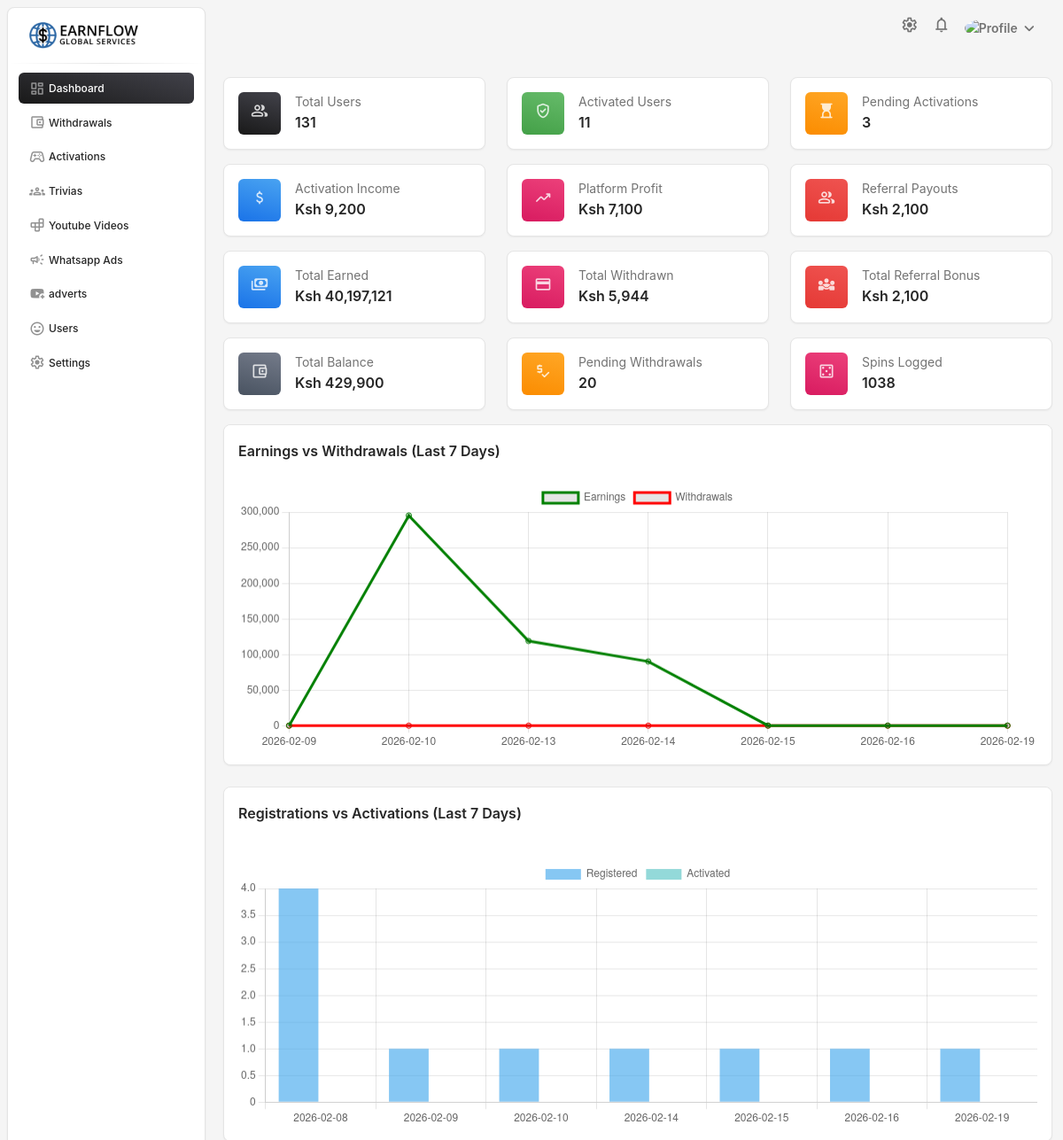
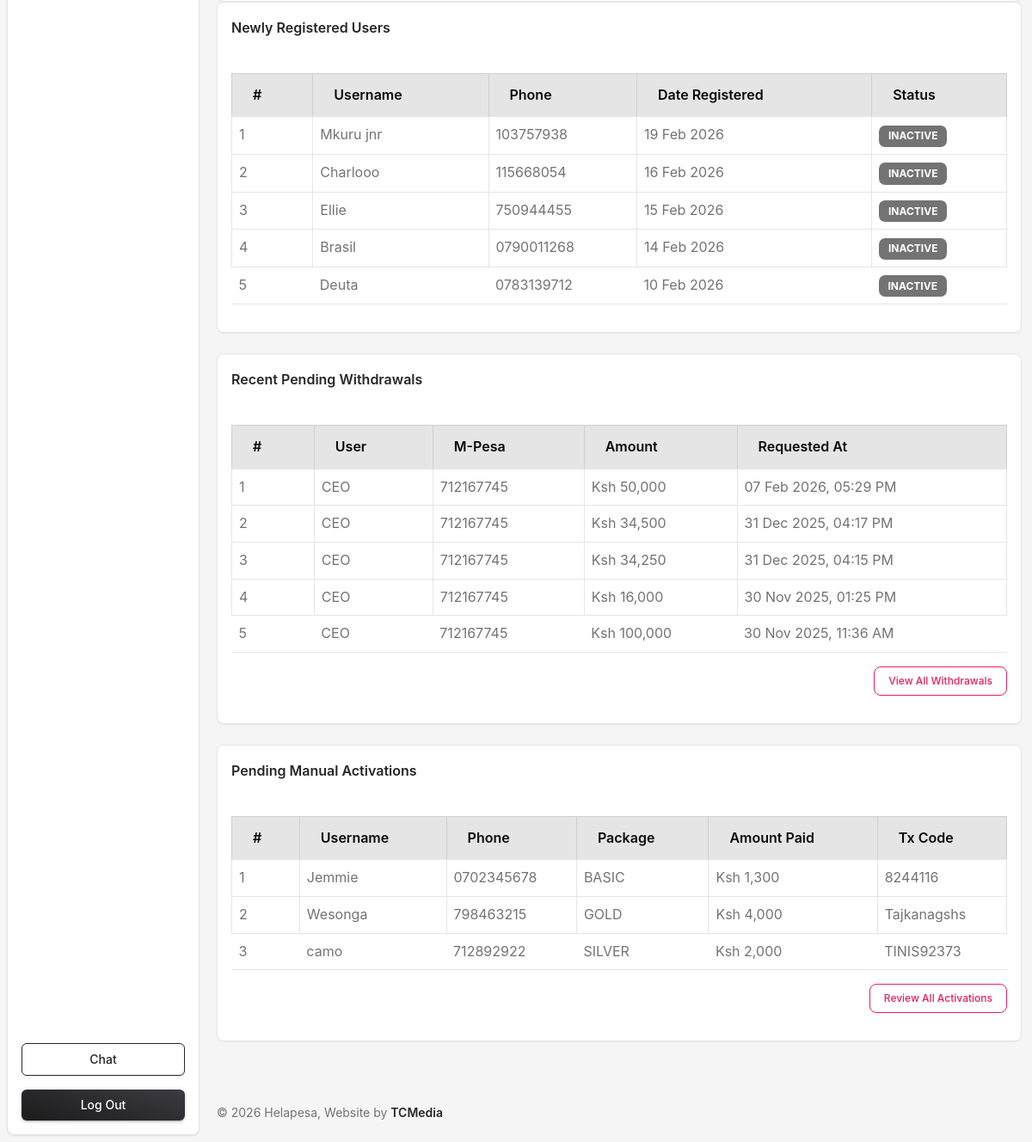
Screenshot of /admin.earnflowservices.com/pages/index.php (signed in) with the database file from the repository (2 pictures, top to bottom).
### tables this page shows
CREATE TABLE `users` (
  `id` int(11) UNSIGNED NOT NULL,
  `username` varchar(255) NOT NULL,
  `phone` varchar(15) NOT NULL,
  `email` varchar(100) NOT NULL,
  `password` varchar(255) NOT NULL,
  `country` varchar(100) NOT NULL,
  `referred_by` varchar(255) DEFAULT NULL,
  `commission` decimal(10,2) NOT NULL,
  `is_active` tinyint(4) DEFAULT 0,
  `package` varchar(100) DEFAULT NULL,
  `transaction_code` varchar(50) DEFAULT NULL,
  `pay_method` enum('manual','automatic') DEFAULT 'automatic',
  `amount_paid` decimal(10,2) NOT NULL,
  `created_on` datetime NOT NULL DEFAULT current_timestamp(),
  `activated_at` datetime DEFAULT NULL,
  `balance` decimal(10,2) NOT NULL DEFAULT 0.00,
  `profile_picture` varchar(255) DEFAULT NULL,
  `verification_token` varchar(255) DEFAULT NULL,
  `is_verified` tinyint(1) DEFAULT 0
);

CREATE TABLE `withdrawals` (
  `id` int(11) UNSIGNED NOT NULL,
  `user_id` int(11) UNSIGNED NOT NULL,
  `mpesa_number` varchar(20) DEFAULT NULL,
  `amount` decimal(10,2) NOT NULL,
  `status` enum('pending','approved','rejected','') NOT NULL DEFAULT 'pending',
  `requested_at` datetime NOT NULL DEFAULT current_timestamp(),
  `processed_at` datetime DEFAULT NULL,
  `processed_by` int(11) DEFAULT NULL,
  `description` varchar(255) NOT NULL
);

### admin.earnflowservices.com/pages/index.php (the view, shortened to what this page needs)
<?php
require_once '../includes/header.php';
$totalUsers = $conn->query("SELECT COUNT(*) AS total FROM users")->fetch_assoc()['total'];
$totalActivated = $conn->query("SELECT COUNT(*) AS total FROM users WHERE is_active = 1")->fetch_assoc()['total'];
$pendingActivations = $conn->query("SELECT COUNT(*) AS total FROM users WHERE is_active = 0 AND amount_paid > 0")->fetch_assoc()['total'];
$totalUserBalance = $conn->query("SELECT SUM(balance) AS total FROM users")->fetch_assoc()['total'] ?? 0;
$totalEarned = $conn->query("SELECT SUM(amount) AS total FROM transactions WHERE type = 'earn'")->fetch_assoc()['total'] ?? 0;
$totalWithdrawn = $conn->query("SELECT SUM(amount) AS total FROM transactions WHERE type = 'withdraw'")->fetch_assoc()['total'] ?? 0;
$totalReferral = $conn->query("SELECT SUM(bonus_amount) AS total FROM referals")->fetch_assoc()['total'] ?? 0;
$pendingWithdrawals = $conn->query("SELECT COUNT(*) AS total FROM withdrawals WHERE status = 'pending'")->fetch_assoc()['total'];
$spins = $conn->query("SELECT COUNT(*) AS total FROM game_history")->fetch_assoc()['total'] ?? 0;
$activationIncome = $conn->query("SELECT SUM(amount_paid) AS total FROM users WHERE is_active = 1")->fetch_assoc()['total'] ?? 0;
$referralPayout = $conn->query("SELECT SUM(bonus_amount) AS total FROM referals")->fetch_assoc()['total'] ?? 0;
$platformProfit = $activationIncome - $referralPayout;
$growthData = $conn->query("
  SELECT DATE(created_on) AS date,
         COUNT(*) AS registered,
         SUM(CASE WHEN is_active = 1 THEN 1 ELSE 0 END) AS activated
  FROM users
  GROUP BY DATE(created_on)
  ORDER BY DATE(created_on) DESC
  LIMIT 7
");
$dates = $reg = $active = [];
while ($row = $growthData->fetch_assoc()) {
    $dates[] = $row['date'];
    $reg[] = (int)$row['registered'];
    $active[] = (int)$row['activated'];
}
$chartData = $conn->query("SELECT DATE(created_at) as date,
  SUM(CASE WHEN type = 'earn' THEN amount ELSE 0 END) as earned,
  SUM(CASE WHEN type = 'withdraw' THEN amount ELSE 0 END) as withdrawn
  FROM transactions
  GROUP BY DATE(created_at)
  ORDER BY DATE(created_at) DESC
  LIMIT 7");
$labels = [];
$earned = [];
$withdrawn = [];
while ($row = $chartData->fetch_assoc()) {
  $labels[] = $row['date'];
  $earned[] = $row['earned'];
  $withdrawn[] = $row['withdrawn'];
}
?>
<div class="container-fluid py-4">
  <div class="row">
    <?php
      $stats = [
        ['Total Users', $totalUsers, 'group', 'dark'],
        ['Activated Users', $totalActivated, 'verified_user', 'success'],
        ['Pending Activations', $pendingActivations, 'hourglass_top', 'warning'],
        ['Activation Income', 'Ksh ' . number_format($activationIncome), 'attach_money', 'info'],
        ['Platform Profit', 'Ksh ' . number_format($platformProfit), 'trending_up', 'primary'],
        ['Referral Payouts', 'Ksh ' . number_format($referralPayout), 'people_alt', 'danger'],
        ['Total Earned', 'Ksh ' . number_format($totalEarned), 'payments', 'info'],
        ['Total Withdrawn', 'Ksh ' . number_format($totalWithdrawn), 'payment', 'primary'],
        ['Total Referral Bonus', 'Ksh ' . number_format($totalReferral), 'diversity_3', 'danger'],
        ['Total Balance', 'Ksh ' . number_format($totalUserBalance), 'account_balance_wallet', 'secondary'],
        ['Pending Withdrawals', $pendingWithdrawals, 'price_check', 'warning'],
        ['Spins Logged', $spins, 'casino', 'primary']
      ];
      foreach ($stats as [$label, $value, $icon, $color]) {
        echo "<div class='col-md-4 mb-3'><div class='card'><div class='card-body d-flex'><div class='icon icon-shape bg-gradient-$color text-white text-center border-radius-md'><i class='material-symbols-rounded'>$icon</i></div><div class='ms-3'><p class='mb-0 text-sm'>$label</p><h6 class='mb-0'>$value</h6></div></div></div></div>";
      }
    ?>
  </div>
  <div class="row mb-4">
    <div class="col-lg-12">
      <div class="card">
        <div class="card-header pb-0"><h6>Earnings vs Withdrawals (Last 7 Days)</h6></div>
        <div class="card-body">
          <canvas id="earnChart" height="100"></canvas>
        </div>
      </div>
    </div>
  </div>
  <div class="card mt-4">
  <div class="card-header"><h6>Registrations vs Activations (Last 7 Days)</h6></div>
  <div class="card-body">
    <canvas id="userGrowthChart" height="100"></canvas>
  </div>
</div>
    <div class="col-12 mb-4">
    <div class="card">
      <div class="card-header">
        <h6>Newly Registered Users</h6>
      </div>
      <div class="card-body table-responsive">
        <table class="table table-bordered table-hover">
          <thead class="table-light">
            <tr>
              <th>#</th>
              <th>Username</th>
              <th>Phone</th>
              <th>Date Registered</th>
              <th>Status</th>
            </tr>
          </thead>
          <tbody>
            <?php
            $i = 1;
            $latestUsers = $conn->query("SELECT username, phone, created_on, is_active FROM users ORDER BY created_on DESC LIMIT 5");
            while ($user = $latestUsers->fetch_assoc()):
            ?>
            <tr>
              <td><?= $i++ ?></td>
              <td><?= htmlspecialchars($user['username']) ?></td>
              <td><?= htmlspecialchars($user['phone']) ?></td>
              <td><?= date('d M Y', strtotime($user['created_on'])) ?></td>
              <td>
                <span class="badge bg-<?= $user['is_active'] ? 'success' : 'secondary' ?>">
                  <?= $user['is_active'] ? 'Active' : 'Inactive' ?>
                </span>
              </td>
            </tr>
            <?php endwhile; ?>
          </tbody>
        </table>
      </div>
    </div>
    </div>
    <div class="col-12 mb-4">
      <div class="card">
        <div class="card-header">
          <h6>Recent Pending Withdrawals</h6>
        </div>
        <div class="card-body table-responsive">
          <table class="table table-bordered table-hover">
            <thead class="table-light">
              <tr>
                <th>#</th>
                <th>User</th>
                <th>M-Pesa</th>
                <th>Amount</th>
                <th>Requested At</th>
              </tr>
            </thead>
            <tbody>
              <?php
              $i = 1;
              $withdrawals = $conn->query("
                SELECT w.id, w.amount, w.requested_at, u.phone, u.username
                FROM withdrawals w
                JOIN users u ON u.id = w.user_id
                WHERE w.status = 'pending'
                ORDER BY w.requested_at DESC
                LIMIT 5
              ");
              while ($w = $withdrawals->fetch_assoc()):
              ?>
              <tr>
                <td><?= $i++ ?></td>
                <td><?= htmlspecialchars($w['username']) ?></td>
                <td><?= htmlspecialchars($w['phone']) ?></td>
                <td>Ksh <?= number_format($w['amount']) ?></td>
                <td><?= date('d M Y, h:i A', strtotime($w['requested_at'])) ?></td>
              </tr>
              <?php endwhile; ?>
            </tbody>
          </table>
          <div class="text-end mt-2">
            <a href="withdrawals.php" class="btn btn-sm btn-outline-primary">View All Withdrawals</a>
          </div>
        </div>
      </div>
    </div>
<div class="col-12 mb-4">
  <div class="card">
    <div class="card-header">
      <h6>Pending Manual Activations</h6>
    </div>
    <div class="card-body table-responsive">
      <table class="table table-bordered table-hover">
        <thead class="table-light">
          <tr>
            <th>#</th>
            <th>Username</th>
            <th>Phone</th>
            <th>Package</th>
            <th>Amount Paid</th>
            <th>Tx Code</th>
          </tr>
        </thead>
        <tbody>
          <?php
          $i = 1;
          $activations = $conn->query("
            SELECT username, phone, package, amount_paid, transaction_code
            FROM users
            WHERE is_active = 0 AND pay_method = 'manual'
            ORDER BY created_on DESC
            LIMIT 5
          ");
          while ($u = $activations->fetch_assoc()):
          ?>
          <tr>
            <td><?= $i++ ?></td>
            <td><?= htmlspecialchars($u['username']) ?></td>
            <td><?= htmlspecialchars($u['phone']) ?></td>
            <td><?= strtoupper($u['package']) ?></td>
            <td>Ksh <?= number_format($u['amount_paid']) ?></td>
            <td><?= htmlspecialchars($u['transaction_code']) ?></td>
          </tr>
          <?php endwhile; ?>
        </tbody>
      </table>
      <div class="text-end mt-2">
        <a href="activations.php" class="btn btn-sm btn-outline-primary">Review All Activations</a>
      </div>
    </div>
  </div>
</div>
</div>
<script>
  const ctx = document.getElementById('earnChart').getContext('2d');
  const chart = new Chart(ctx, {
    type: 'line',
    data: {
      labels: <?= json_encode(array_reverse($labels)) ?>,
      datasets: [
        {
          label: 'Earnings',
          data: <?= json_encode(array_reverse($earned)) ?>,
          borderColor: 'green',
          fill: false
        },
        {
          label: 'Withdrawals',
          data: <?= json_encode(array_reverse($withdrawn)) ?>,
          borderColor: 'red',
          fill: false
        }
      ]
    },
    options: {
      responsive: true,
      plugins: {legend: {position: 'top'}},
      scales: {y: {beginAtZero: true}}
    }
  });
</script>
<script>
const ctx2 = document.getElementById('userGrowthChart').getContext('2d');
new Chart(ctx2, {
  type: 'bar',
  data: {
    labels: <?= json_encode(array_reverse($dates)) ?>,
    datasets: [
      {
        label: 'Registered',
        data: <?= json_encode(array_reverse($reg)) ?>,
        backgroundColor: 'rgba(54, 162, 235, 0.6)'
      },
      {
        label: 'Activated',
        data: <?= json_encode(array_reverse($active)) ?>,
        backgroundColor: 'rgba(75, 192, 192, 0.6)'
      }
    ]
  },
  options: {
    responsive: true,
    scales: {y: {beginAtZero: true}},
    plugins: {legend: {position: 'top'}}
  }
});
</script>
<?php require_once '../includes/footer.php'; ?>

### rows the page displays
users: username "Mkuru jnr", phone "103757938", created_on "19 Feb 2026", is_active "INACTIVE"
users: username "Charlooo", phone "115668054", created_on "16 Feb 2026", is_active "INACTIVE"
users: username "Ellie", phone "750944455", created_on "15 Feb 2026", is_active "INACTIVE"
users: username "Brasil", phone "0790011268", created_on "14 Feb 2026", is_active "INACTIVE"
users: username "Deuta", phone "0783139712", created_on "10 Feb 2026", is_active "INACTIVE"
withdrawals: user.username "CEO", user.phone "712167745", amount "50,000", requested_at "07 Feb 2026, 05:29 PM"
withdrawals: user.username "CEO", user.phone "712167745", amount "34,500", requested_at "31 Dec 2025, 04:17 PM"
withdrawals: user.username "CEO", user.phone "712167745", amount "34,250", requested_at "31 Dec 2025, 04:15 PM"
withdrawals: user.username "CEO", user.phone "712167745", amount "16,000", requested_at "30 Nov 2025, 01:25 PM"
withdrawals: user.username "CEO", user.phone "712167745", amount "100,000", requested_at "30 Nov 2025, 11:36 AM"
users: username "Jemmie", phone "0702345678", package "BASIC", amount_paid "1,300", transaction_code "8244116"
users: username "Wesonga", phone "798463215", package "GOLD", amount_paid "4,000", transaction_code "Tajkanagshs"
users: username "camo", phone "712892922", package "SILVER", amount_paid "2,000", transaction_code "TINIS92373"

### other values shown
$label "Total Users"
$value "131"
$label "Activated Users"
$value "11"
$label "Pending Activations"
$value "3"
$label "Activation Income"
$value "Ksh 9,200"
$label "Platform Profit"
$value "Ksh 7,100"
$label "Referral Payouts"
$value "Ksh 2,100"
$label "Total Earned"
$value "Ksh 40,197,121"
$label "Total Withdrawn"
